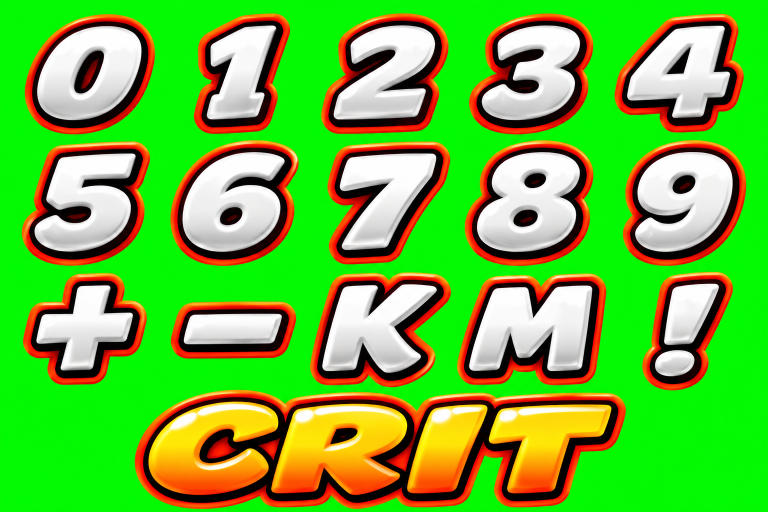
#> input picture img/sheets/num/dmg.png, 1536 x 1024 px, given in place of gold.png, which was not available (shown at 1/2 size)
$ python num_cut.py
#> lines starting #> are read from the running program, lines starting #| are printed output that depends on the picture
#!/usr/bin/env python3
"""Marius' number glyphs (img/sheets/num/gold.png + dmg.png, 5x4 on chroma green) → one atlas per set
img/num/<set>.webp (every glyph 100 px tall, same baseline) + img/num/<set>.json {char:[x,y,w,h,yoff]}"""
import os, json, numpy as np
from PIL import Image
from scipy import ndimage
R=os.path.dirname(os.path.dirname(os.path.abspath(__file__)))
SETS={'gold':['0123456789','+−×%$','KMB,.'],'dmg':['0123456789','+−KM!','C']}   # dmg row 4 = the word CRIT (one glyph "C")
def key(path):
#> called with path = 'img/sheets/num/gold.png'
    im=np.array(Image.open(path).convert('RGB')).astype(int); r,g,b=im[...,0],im[...,1],im[...,2]; gr=g-np.maximum(r,b)
#> after `r, g, b = (im[..., 0], im[..., 1], im[..., 2])`:
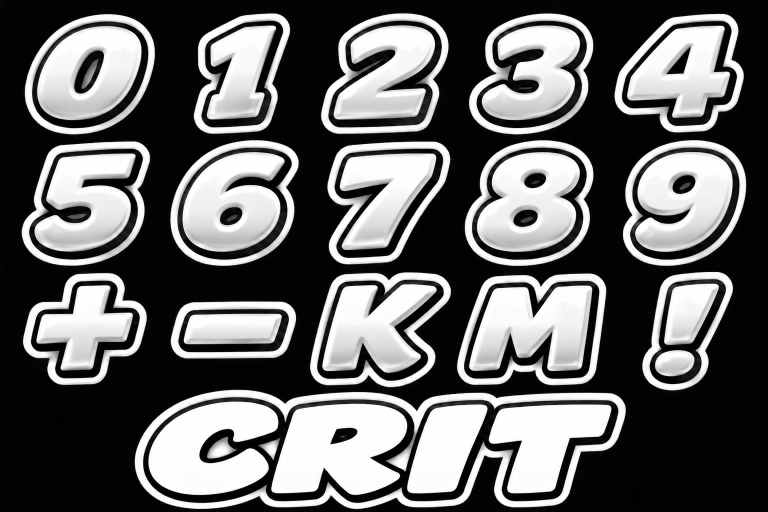
#> r: shape (1024, 1536) int64 (shown at 1/2 size); min 0, max 255, mean 102.6
#> after `r, g, b = (im[..., 0], im[..., 1], im[..., 2])`:
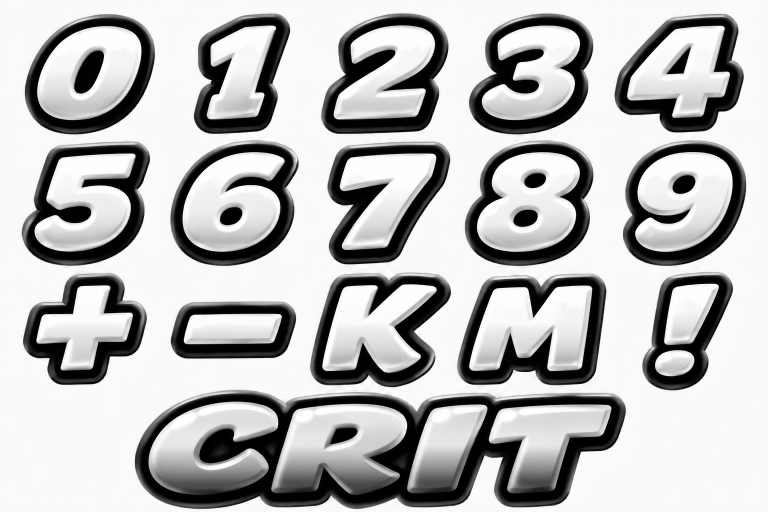
#> g: shape (1024, 1536) int64 (shown at 1/2 size); min 0, max 255, mean 183.8
#> after `gr = g - np.maximum(r, b)`:
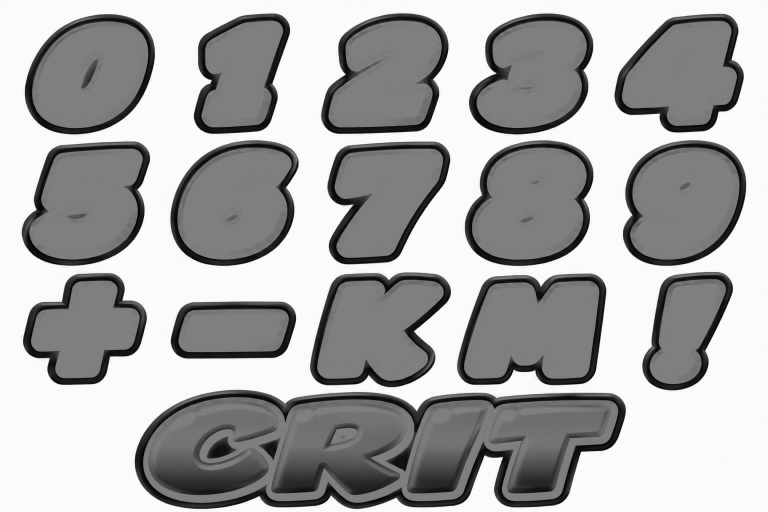
#> gr: shape (1024, 1536) int64 (shown at 1/2 size); min -255, max 254, mean 80.9; drawn with min black and max white
    a=np.clip(255-(gr-40)*255/80,0,255).astype(np.uint8); g2=np.where(gr>0,np.maximum(r,b),g)
#> after `a = np.clip(255 - (gr - 40) * 255 / 80, 0, 255).astype(np.uint8)`:
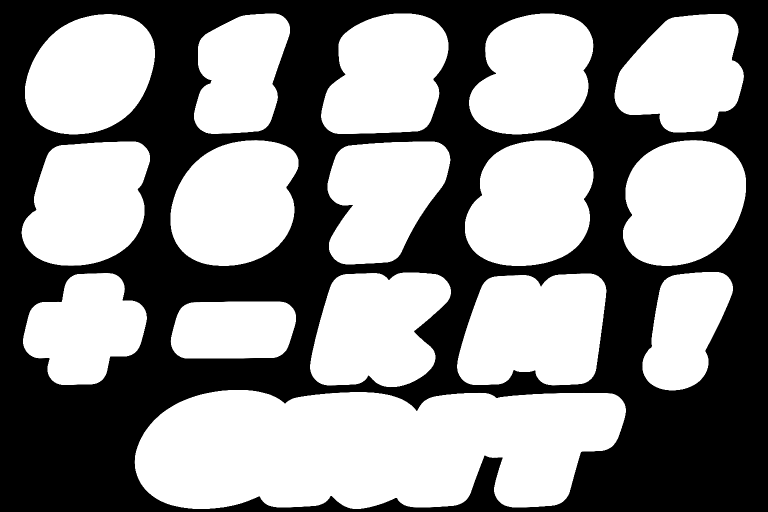
#> a: shape (1024, 1536) (shown at 1/2 size); min 0, max 255, mean 140.1
#> after `g2 = np.where(gr > 0, np.maximum(r, b), g)`:
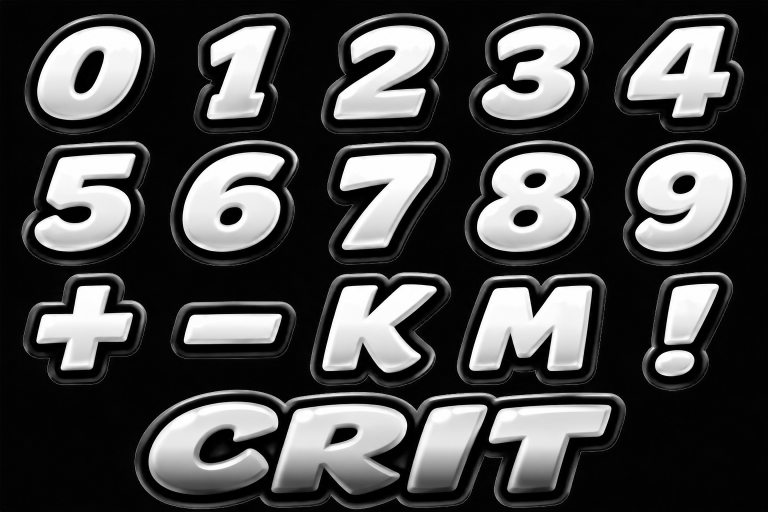
#> g2: shape (1024, 1536) int64 (shown at 1/2 size); min 0, max 255, mean 73
    return np.dstack([r,g2,b,a]).astype(np.uint8),a
for name,rows in SETS.items():
    out,a=key(os.path.join(R,f'img/sheets/num/{name}.png')); H,W=a.shape
#> after `out, a = key(os.path.join(R, f'img/sheets/num/{name}.png'))`:
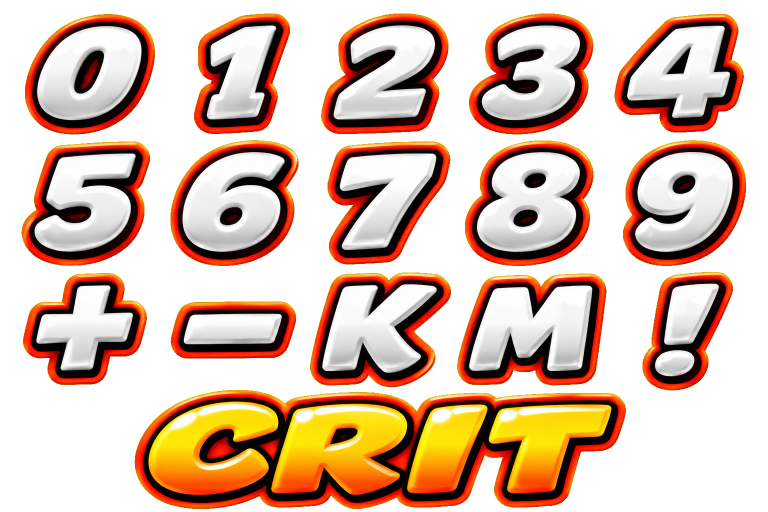
#> out: shape (1024, 1536, 4) (shown at 1/2 size); mean of channels 0, 1, 2, 3 102.6, 73, 55.1, 140.1; transparent parts drawn white
#> after `H, W = a.shape`: H = 1024; W = 1536
    lab,n=ndimage.label(ndimage.binary_dilation(a>40,iterations=3)); sl=ndimage.find_objects(lab)
#> after `lab, n = ndimage.label(ndimage.binary_dilation(a > 40, iterations=3))`:
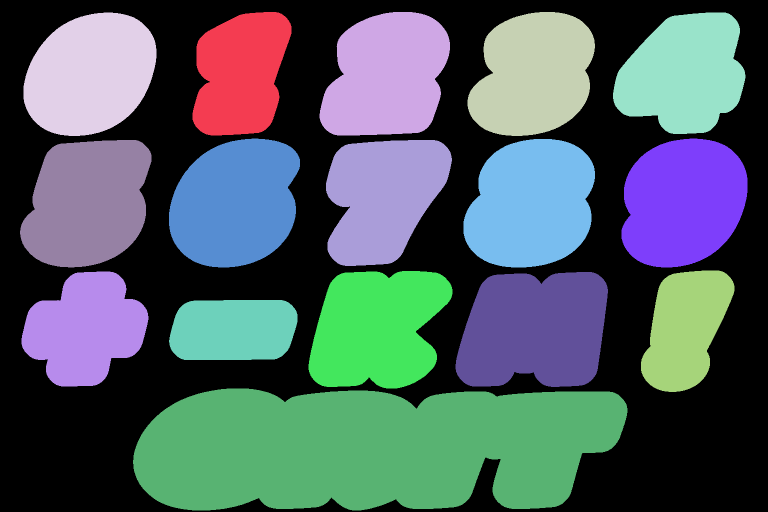
#> lab: shape (1024, 1536) int32 (shown at 1/2 size); 17 distinct labels, from 0 to 16; one colour per label, 0 black
#> after `lab, n = ndimage.label(ndimage.binary_dilation(a > 40, iterations=3))`: n = 16
#> after `sl = ndimage.find_objects(lab)`: sl = 16 items
    area=ndimage.sum(np.ones_like(lab),lab,range(1,n+1)); big=[k for k in range(n) if area[k]>600]
#> after `area = ndimage.sum(np.ones_like(lab), lab, range(1, n + 1))`: area = [37936, 50658, 48711, 50614, 47408, 53206, 51937, 53833, 52531, 47252, 31322, 52718, 40398, 58707, 27965, 201425]
#> after `big = [k for k in range(n) if area[k] > 600]`: big = [0, 1, 2, 3, 4, 5, 6, 7, 8, 9, 10, 11, 12, 13, 14, 15]
    boxes=[[sl[k][0].start,sl[k][0].stop,sl[k][1].start,sl[k][1].stop] for k in big]
#> boxes = 16 items, first 6: [24, 271, 385, 583], [24, 271, 639, 900], [24, 272, 935, 1190], [25, 272, 47, 313], [25, 268, 1226, 1491], [277, 535, 338, 600]
    # rows by vertical centre
    rh=H/4; grid=[[] for _ in range(4)]
#> after `rh = H / 4`: rh = 256
    for b in boxes: grid[min(3,int(((b[0]+b[1])/2)//rh))].append(b)
#> this loop made 16 passes
#> b on passes 1 to 12: [24, 271, 385, 583], [24, 271, 639, 900], [24, 272, 935, 1190], [25, 272, 47, 313], [25, 268, 1226, 1491], [277, 535, 338, 600], [277, 535, 1243, 1495], [278, 535, 927, 1190], [280, 535, 40, 303], [280, 532, 652, 904], [541, 784, 1282, 1469], [542, 777, 617, 905]
    chars=[];
    flat=''.join(rows[0][:5])+rows[0][5:]  # digits split over 2 rows in the sheet
    order=[rows[0][:5],rows[0][5:],rows[1],rows[2]]
    for ri,row in enumerate(grid):
        row.sort(key=lambda b:b[2])
        if name=='dmg' and ri==3:   # CRIT = all pieces of the last row together
            row=[[min(b[0] for b in row),max(b[1] for b in row),min(b[2] for b in row),max(b[3] for b in row)]]
#> (the run stopped early here; a loop or call above may not have finished)
